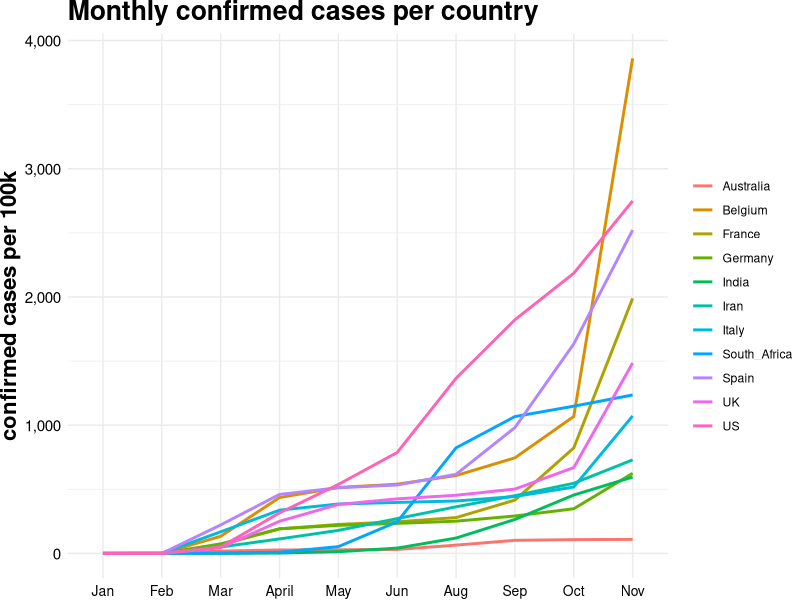
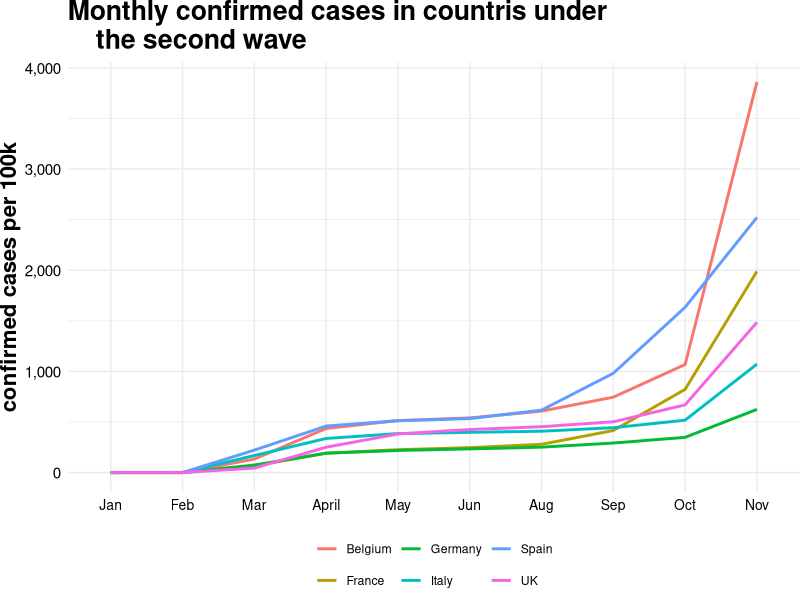
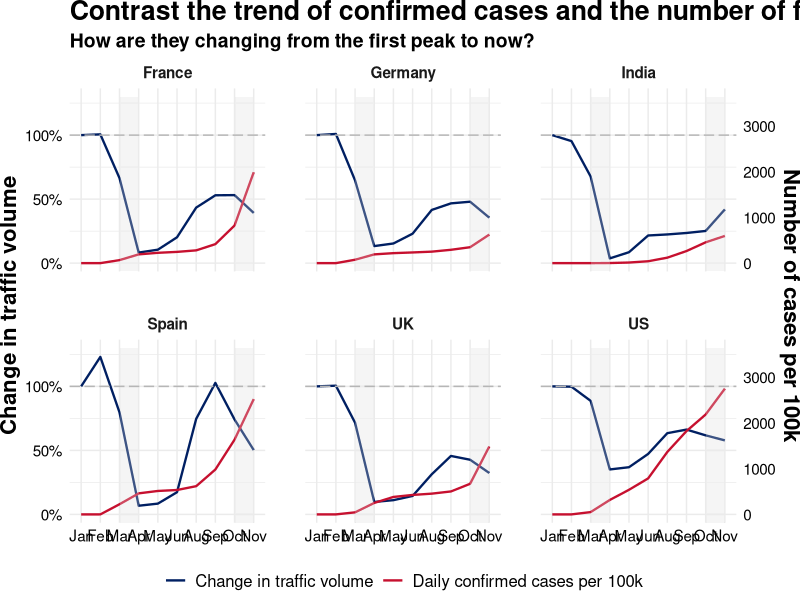

Here is the R script that generated these plots, in order:
## ---- chunk 1
knitr::opts_chunk$set(echo = TRUE)
## ---- chunk 2

library(tidyverse)
library(ggplot2)
library(scales)
library(dplyr)

## ---- chunk 3
rm(list=ls())

confirmed_case <- readxl::read_xlsx("Data/monthly_covid_confirmed_cases_per1000_selected.xlsx")

confirmed_case <- as.data.frame(confirmed_case[1:10,1:12])

colnames(confirmed_case)[1] <- c("month")
confirmed_case[,1] <- c("01","02","03","04","05","06","07","08","09","10")

# Convert the dataframe into tidy form
tidy_confirmed_case  <- confirmed_case %>% 
  pivot_longer(cols="South_Africa":"Australia",
               names_to = "country", 
               values_to = "confirmed_cases_per_100k")

## ---- chunk 4
# plot the confirmed cases in several countries around the world
ggplot(tidy_confirmed_case, 
       aes(x=month, 
           y=confirmed_cases_per_100k, 
           group = country, 
           color = country)) + 
  geom_line(size=1)+
  theme_bw()+
  labs(
    title = "Monthly confirmed cases per country",
    y="confirmed cases per 100k",
    color= "Countries"
  )+
  xlab("")+
  scale_y_continuous(label = comma) + 
  scale_x_discrete(labels = c("Jan","Feb","Mar","April","May","Jun","Aug","Sep","Oct","Nov")) +
  theme_minimal()+
  theme(
    axis.title.x = element_blank(),
    legend.title = element_blank(),
    plot.margin = unit(c(0, 0, 0, 0), "cm"), 
    strip.text.x = element_text(size = 11, face = "bold", vjust =1), 
    title =element_text(size=16, face='bold', vjust =1, ), 
    plot.subtitle =element_text(size=14, vjust =1), 
    axis.text.x = element_text(color="black", size=10, face="plain"),
    axis.text.y= element_text(color="black", size=11, face="plain"), 
    panel.spacing = unit(2, "lines")
  )

# exclude countries that are still experiencing the first wave, plot again
confirmed_case_selected <-
  confirmed_case[,c("month","Italy","France","Spain","Germany","UK","Belgium")]

tidy_confirmed_case_selected  <- confirmed_case_selected %>% 
  pivot_longer(cols="Italy":"Belgium",
               names_to = "country", 
               values_to = "confirmed_cases_per_100k")

ggplot(tidy_confirmed_case_selected, 
       aes(x=month, y=confirmed_cases_per_100k, group = country, color = country)) + 
  geom_line(size=1)+
  theme_bw()+
  labs(
    title = 
      "Monthly confirmed cases in countris under 
    the second wave",
    y="confirmed cases per 100k",
    color= "Countries"
  )+
  xlab("")+
  scale_y_continuous(label = comma) +
  scale_x_discrete(labels = c(
    "Jan","Feb","Mar","April","May","Jun","Aug","Sep","Oct","Nov")) +
  theme_minimal()+
  theme(
    axis.title.x=element_blank(),
    legend.title = element_blank(),
    plot.margin = unit(c(0, 0, 0, 0), "cm"), 
    strip.text.x = element_text(size = 11, face = "bold", vjust =1), 
    title =element_text(size=16, face='bold', vjust =1, ), 
    plot.subtitle =element_text(size=14, vjust =1), 
    axis.text.x = element_text(color="black", size=10, face="plain"),
    axis.text.y= element_text(color="black", size=11, face="plain"), 
    panel.spacing = unit(2, "lines"),
    legend.position = "bottom"
  )
## ---- chunk 5
airpo_info <- as.data.frame(
  readxl::read_xlsx(
    "Data/Num_flights_per_route_per_month_top10kroutes_airport_info.xlsx")[,-2])

colnames(airpo_info)[1] <- 'Route'

routes_info <- as.data.frame(
  readxl::read_xlsx(
    "Data/Num_flights_per_route_per_month_top10kroutes_wide.xlsx")[13:22,])

routes_info[,1] <- c("01","02","03","04","05","06","07","08","09","10")

tidy_routes_info  <- routes_info %>% 
  pivot_longer(
    cols=2:10001,
    names_to = "Route", 
    values_to= "number_of_flights"
  ) 
colnames(tidy_routes_info)[1] <- 'Month'


combined_airport_info <- left_join(tidy_routes_info,
                                   airpo_info,
                                   by=c("Route"))

combined_airport_info$number_of_flights <- as.numeric(
  combined_airport_info$number_of_flights)
combined_airport_info$orig_ctry <- as.character(combined_airport_info$orig_ctry)

## ---- chunk 6
flights_number_per_country <- combined_airport_info %>% 
  group_by(Month, orig_ctry) %>% 
  summarise(monthly_volume = sum(number_of_flights))

flights_number_selected <- flights_number_per_country %>% 
  filter(orig_ctry=="FR"|
           orig_ctry=="GB"|
           orig_ctry=="ES"|
           orig_ctry=="DE"|
           orig_ctry=="US"|
           orig_ctry=="IN") 
colnames(flights_number_selected)[1] <- 'month'
colnames(flights_number_selected)[2] <- 'country'

# rebase the number by setting the data in 2020 Jan as 100
rebase_benchmark <- flights_number_selected %>% 
  group_by(country) %>% 
  filter (month == "01") %>% 
  select (country, monthly_volume) %>% 
  mutate (rebasenumber = monthly_volume) %>% 
  select (country, rebasenumber)

rebase_benchmark1 <- left_join(flights_number_selected,
                               rebase_benchmark,
                               by=c("country"))

rebased_flight_number <- rebase_benchmark1 %>% 
  mutate (rebased_number_of_flight = monthly_volume / rebasenumber ) %>% 
  select (month, country, rebased_number_of_flight)
## ---- chunk 7
countries_selected <-
  confirmed_case[,c("month","India","France","Spain","Germany","UK","US")]

countries_selected_tidy <- countries_selected %>% 
  pivot_longer(
    cols="India":"US",
    names_to = "country", 
    values_to= "confirmed_cases_per_100k"
  ) 

rebased_flight_number$country[rebased_flight_number$country=="DE"] <- "Germany"
rebased_flight_number$country[rebased_flight_number$country=="FR"] <- "France"
rebased_flight_number$country[rebased_flight_number$country=="ES"] <- "Spain"
rebased_flight_number$country[rebased_flight_number$country=="GB"] <- "UK"
rebased_flight_number$country[rebased_flight_number$country=="IN"] <- "India"

selected_countries_covid <-
  confirmed_case[,c("month","US","France","Spain","Germany","India","UK")]

selected_countries_covid_tidy  <- selected_countries_covid %>% 
  pivot_longer(cols="US":"UK",
               names_to = "country", 
               values_to = "confirmed_cases_per_100k")

combined_data <- left_join(rebased_flight_number,
                           selected_countries_covid_tidy,
                           by=c("month","country"))

combined_data$rebased_number_of_flight <- as.numeric(
  combined_data$rebased_number_of_flight)
combined_data$confirmed_cases_per_100k <- as.numeric(
  combined_data$confirmed_cases_per_100k)

# separate data set to see countries that are experiencing different stages of COVID
combined_data_2nd_wave <- data.frame(combined_data %>% 
                                       filter((country=="France"|
                                                 country=="UK"|
                                                 country=="Spain"|
                                                 country=="Germany")))

combined_data_india <- data.frame(combined_data %>% 
                                    filter((country=="India")))

combined_data_us <- data.frame(combined_data %>% 
                                 filter((country=="US")))

## ---- chunk 8
# rescale this variable
#plot
ggplot(data = combined_data)+
  geom_line(aes(x = month, 
                y = rebased_number_of_flight,
                group = country,
                color = "blue"),
            # color = "#001F62",
            size=0.8) +
  geom_line(aes(x = month, 
                y = confirmed_cases_per_100k/2800, # rescale
                group = country,
                color = "red"),
            # color = "#c6102f",
            size=0.8) +
  facet_wrap(~country)+
  scale_y_continuous(limits = c(0,1.3),
                     label = percent,
                     sec.axis = sec_axis(~.*2800, #divide the number multiplied in rescale step
                                         name = "Number of cases per 100k",))+
  scale_x_discrete(labels = c("Jan","Feb","Mar","Apr","May","Jun","Aug","Sep","Oct","Nov"))+
  geom_rect(aes(xmin=3,xmax=4,ymin=-Inf, ymax=1.3),
            fill='#E5E5E5',
            alpha=0.03)+
  geom_rect(aes(xmin=9,xmax=10,ymin=-Inf, ymax=1.3),
            fill='#E5E5E5',
            alpha=0.03)+
  ggtitle("Contrast the trend of confirmed cases and the number of flights",
          "How are they changing from the first peak to now?")+
  scale_color_manual(values= c("#001F62","#c6102f"), labels=c("Change in traffic volume","Daily confirmed cases per 100k"))+
  geom_hline(yintercept=1, 
             color="#B6B6B6", 
             size = 0.5,
             linetype = 5) +
  theme_minimal()+
  theme(
    axis.title.x = element_blank(),
    legend.text = element_text(color="black", size=12, face="plain"), 
    plot.margin = unit(c(0, 0, 0, 0), "cm"), 
    strip.text.x = element_text(size = 11, face = "bold", vjust =1), 
    title = element_text(size=16, face='bold', vjust =1, ), 
    plot.subtitle = element_text(size=14, vjust =1), 
    axis.text.x = element_text(color="black", size=11, face="plain"),
    axis.text.y= element_text(color="black", size=11, face="plain"), 
    panel.spacing = unit(2, "lines"),
    legend.title = element_blank(),
    legend.position = "bottom")+
  ylab("Change in traffic volume")

